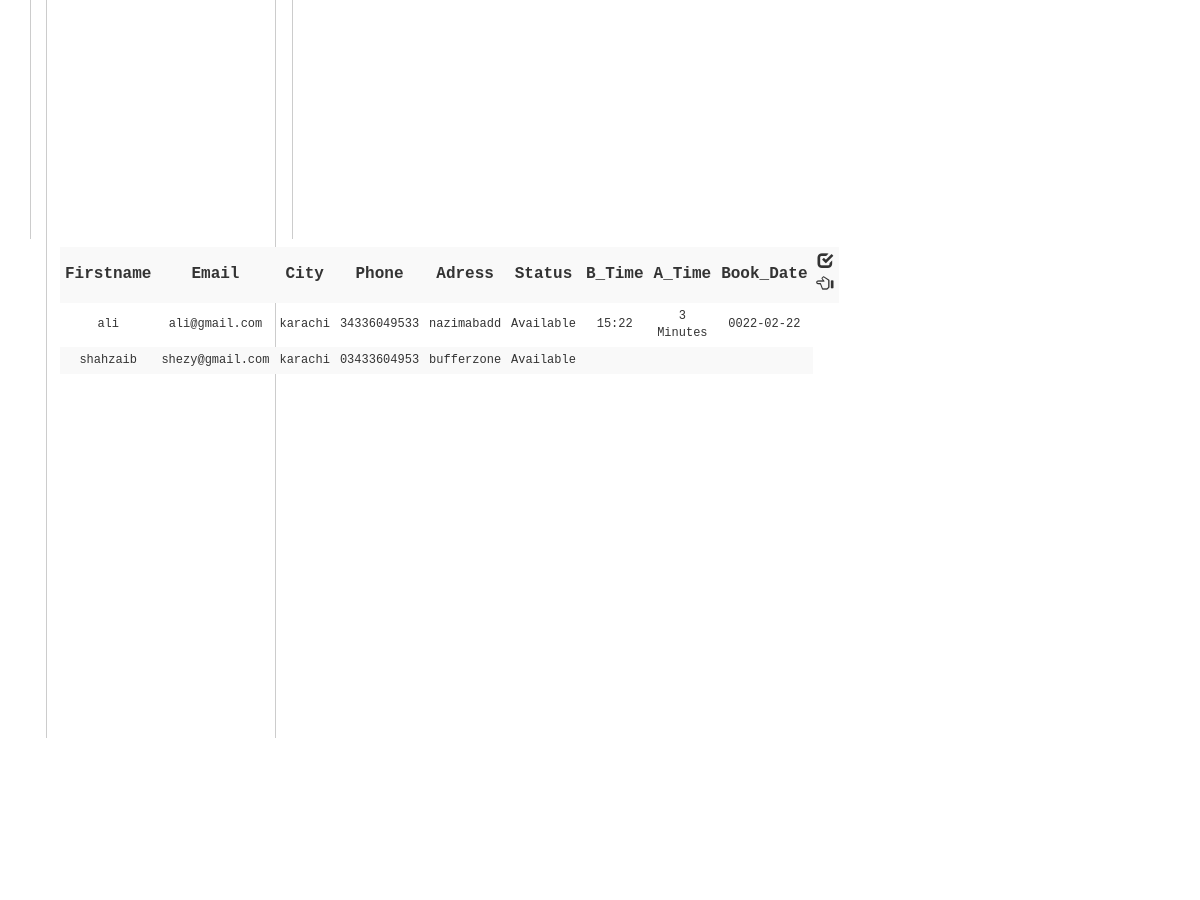
The app's page /our_drivers.php (signed in, middle part), older data.
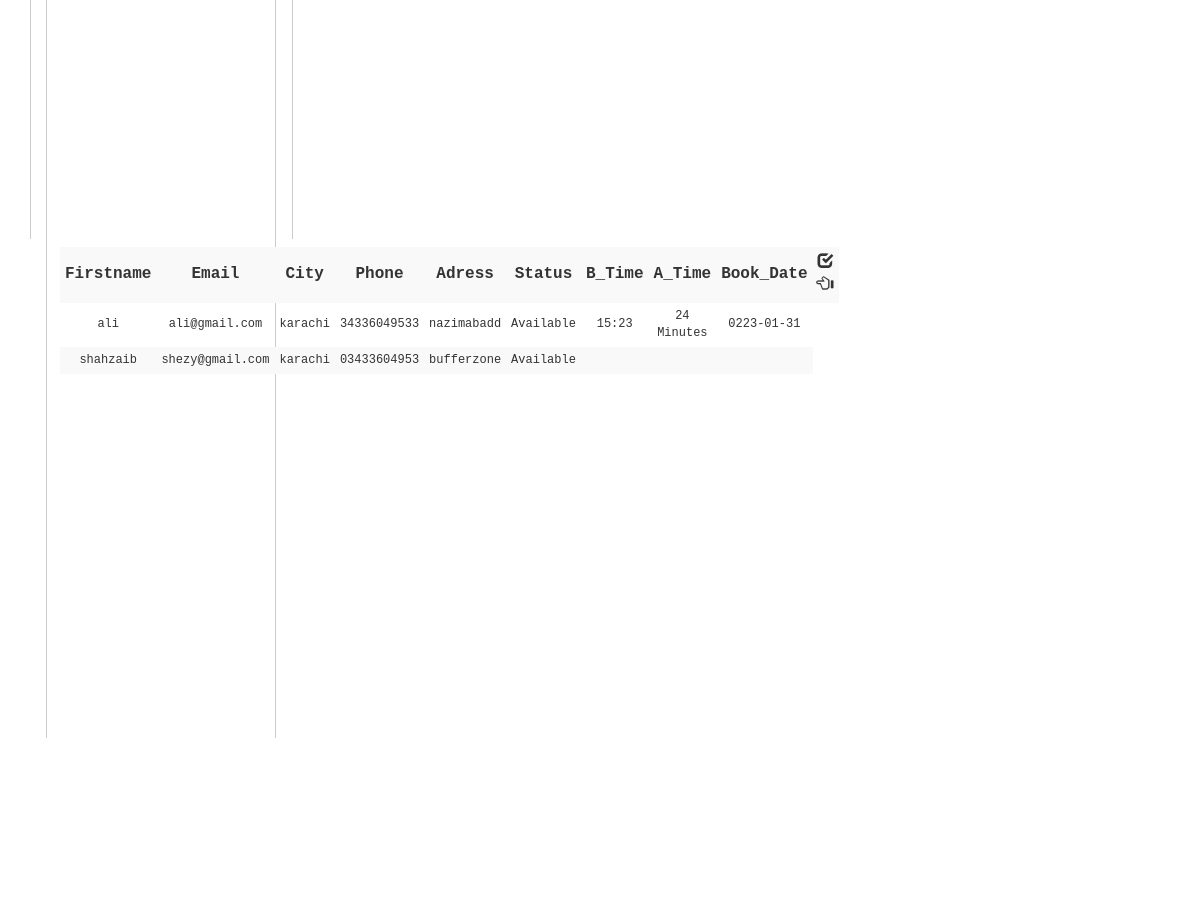
The same page, newer data.
### tables this page shows
CREATE TABLE `signup_driver` (
  `id` int(11) NOT NULL,
  `firstname` varchar(45) NOT NULL,
  `lastname` varchar(45) NOT NULL,
  `email` varchar(45) NOT NULL,
  `password` varchar(45) NOT NULL,
  `city` varchar(18) NOT NULL,
  `phone` char(11) NOT NULL,
  `adress` varchar(45) NOT NULL,
  `Access` varchar(33) NOT NULL,
  `image` blob NOT NULL,
  `status` varchar(33) NOT NULL,
  `busy_time` varchar(33) NOT NULL,
  `available_time` varchar(33) NOT NULL,
  `book_date` varchar(33) NOT NULL
);

### includes/config.php (called while the page is built, shortened)
<?php
	class config {
		function select($sql){
			include ("conn.php");
			if ($conn-> connect_error) {
				die("Database Error".$conn-> connect_error);
			}
			else {
				$res=$conn->query($sql);
				return $res;
			}
		}
}
 ?>

### our_drivers.php (the view, shortened to what this page needs)
<!DOCTYPE html>
<html>
<head>
<link rel="stylesheet" href="http://maxcdn.bootstrapcdn.com/bootstrap/3.3.6/css/bootstrap.min.css">
<link rel="stylesheet" href="https://cdnjs.cloudflare.com/ajax/libs/meyer-reset/2.0/reset.min.css">
<link rel="stylesheet" type="text/css" href="style.css">
<link rel="stylesheet" type="text/css" href="account.css">
   <link rel="stylesheet" type="text/css" href="styles.css">
</head>
<body>
	<div id="main-container">
		<div class="container">
			<div class="row">
				<div class="col-lg-3 col-md-3 col-sm-3">
					<?php
			 include_once('includes/config.php');
				 include 'account-side-bar-admin.php'; ?>
				</div>
				<div class="col-lg-9 col-md-9 col-sm-9">
				 <div class="artical">
			<form method="post" enctype="multipart/form-data" class="form-inline" >
		<div class="col-md-9">
			<table class="th1 table-striped table-hover table-condensed" style="margin-top:8px;">
 				<tr><th>Firstname</th><th>Email</th><th>City</th><th>Phone</th><th>Adress</th><th>Status</th><th>B_Time</th><th>A_Time</th><th>Book_Date</th><th><span class="glyphicon glyphicon-check"></span><span class="glyphicon glyphicon-hand-left"></span></th></tr>
		<?php
				$sql="SELECT * FROM signup_driver where Access='Yes'";
				$obj=new config();
				$res=$obj->select($sql);
				while($row=$res->fetch_assoc())
				{
 				echo "<tr><td>".$row['firstname']."</td><td>".$row['email']."</td><td>".$row['city']."</td><td>".$row['phone']."</td><td>".$row['adress']."</td><td>".$row['status']."</td><td>".$row['busy_time']."</td><td>".$row['available_time']."</td><td>".$row['book_date']."</td></tr>";
				}?>
				</table>
			</div>
				</div>
				</div>
			</div>
		</div>
	</div>
	<?php include'footer.php'; ?>
</body>
</html>

Row changes from the older to the newer data that the page shows:
changed signup_driver "ali": busy_time "15:22" → "15:23"; available_time "3 Minutes" → "24 Minutes"; book_date "0022-02-22" → "0223-01-31"
